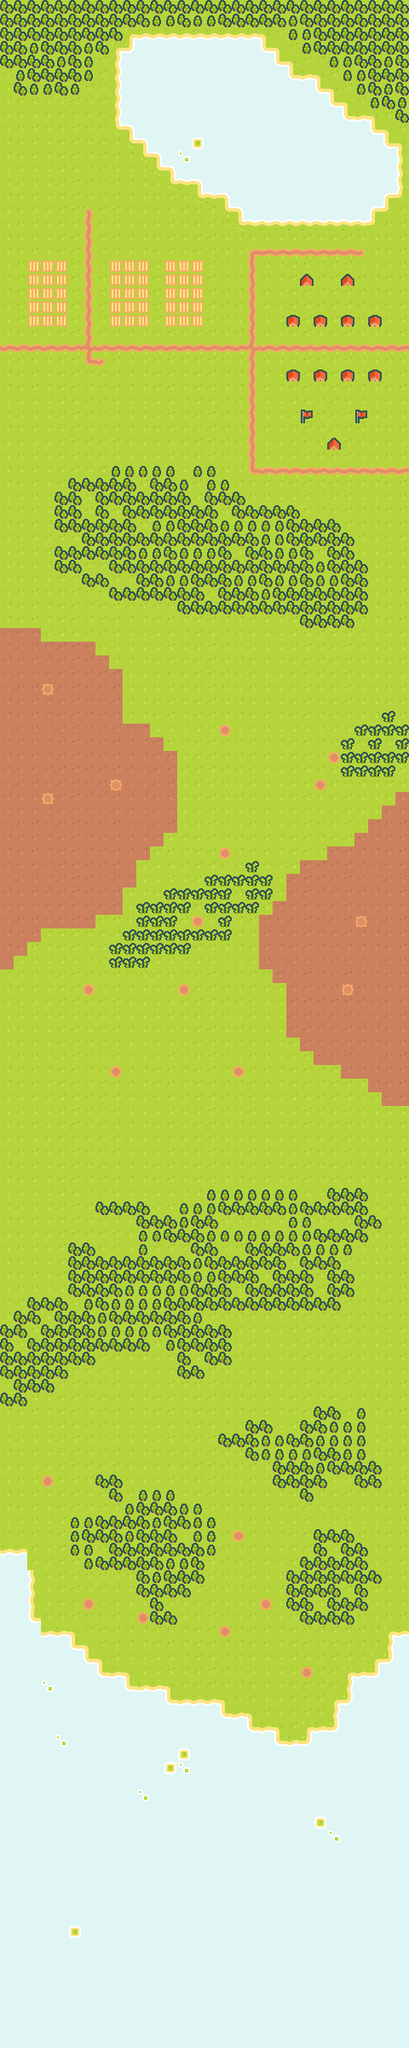

This is a level from a 2D game, rendered from its Tiled map with the project's own tilesets. A one-line summary and the map file follow, with tile-layer data summarised:
An orthogonal 30x150 tile map with 16x16 px tiles, 1 tile layer (Background), 2 tilesets and 39 objects (32x enemy-airplane, 3x enemy-tank, 2x group-spawn).

<map version="1.9" tiledversion="1.9.2" orientation="orthogonal" renderorder="right-down" width="30" height="150" tilewidth="16" tileheight="16" infinite="0" nextlayerid="4" nextobjectid="90">
 <tileset firstgid="1" source="tiles.tsx" />
 <tileset firstgid="121" source="airplanes.tsx" />
 <layer id="1" name="Background" width="30" height="150">
  <data>[4500 cells, 4500 non-empty, 33 distinct tile ids]</data>
 </layer>
 <objectgroup id="3" name="Ground Units" class="enemy-tank">
  <object id="42" class="enemy-tank" gid="29" x="392" y="552" width="16" height="16">
   <properties>
    <property name="path" type="object" value="43" />
    <property name="speed" type="float" value="0.5" />
   </properties>
  </object>
  <object id="43" x="376" y="552">
   <polyline points="0,0 -80,0 -80,-144 -180,-144" />
  </object>
  <object id="46" class="enemy-tank" gid="29" x="96" y="976" width="16" height="16">
   <properties>
    <property name="speed" type="float" value="0" />
   </properties>
  </object>
  <object id="47" class="enemy-tank" gid="29" x="36" y="1060" width="16" height="16">
   <properties>
    <property name="speed" type="float" value="0" />
   </properties>
  </object>
 </objectgroup>
 <objectgroup id="2" name="Air Units">
  <object id="4" class="enemy-airplane" gid="142" x="176" y="1712" width="32" height="32" rotation="180">
   <properties>
    <property name="spawn" type="object" value="25" />
   </properties>
  </object>
  <object id="31" class="enemy-airplane" gid="142" x="304" y="1584" width="32" height="32" rotation="180">
   <properties>
    <property name="spawn" type="object" value="30" />
   </properties>
  </object>
  <object id="26" class="enemy-airplane" gid="142" x="176" y="1680" width="32" height="32" rotation="180">
   <properties>
    <property name="spawn" type="object" value="25" />
   </properties>
  </object>
  <object id="32" class="enemy-airplane" gid="142" x="304" y="1552" width="32" height="32" rotation="180">
   <properties>
    <property name="spawn" type="object" value="30" />
   </properties>
  </object>
  <object id="27" class="enemy-airplane" gid="142" x="176" y="1648" width="32" height="32" rotation="180">
   <properties>
    <property name="spawn" type="object" value="25" />
   </properties>
  </object>
  <object id="33" class="enemy-airplane" gid="142" x="304" y="1520" width="32" height="32" rotation="180">
   <properties>
    <property name="spawn" type="object" value="30" />
   </properties>
  </object>
  <object id="25" name="group-spawn-1" class="group-spawn" x="176" y="1728">
   <point />
  </object>
  <object id="30" name="group-spawn-2" class="group-spawn" x="304" y="1600">
   <point />
  </object>
  <object id="52" class="enemy-airplane" gid="142" x="92" y="1052" width="32" height="32" rotation="145.724" />
  <object id="53" class="enemy-airplane" gid="142" x="56" y="1052" width="32" height="32" rotation="145.724" />
  <object id="54" class="enemy-airplane" gid="142" x="16" y="1052" width="32" height="32" rotation="145.724" />
  <object id="61" class="enemy-airplane" gid="142" x="460" y="1292" width="32" height="32" rotation="-145.72" />
  <object id="83" class="enemy-airplane" gid="142" x="460" y="1148" width="32" height="32" rotation="-145.72" />
  <object id="62" class="enemy-airplane" gid="142" x="424" y="1292" width="32" height="32" rotation="-145.72" />
  <object id="82" class="enemy-airplane" gid="142" x="424" y="1148" width="32" height="32" rotation="-145.72" />
  <object id="63" class="enemy-airplane" gid="142" x="384" y="1292" width="32" height="32" rotation="-145.72" />
  <object id="81" class="enemy-airplane" gid="142" x="384" y="1148" width="32" height="32" rotation="-145.72" />
  <object id="64" class="enemy-airplane" gid="142" x="52" y="1748" width="32" height="32" rotation="180">
   <properties>
    <property name="speed" type="float" value="1.2" />
   </properties>
  </object>
  <object id="66" class="enemy-airplane" gid="142" x="496" y="716" width="32" height="32" rotation="-90">
   <properties>
    <property name="path" type="object" value="71" />
    <property name="speed" type="float" value="1.5" />
   </properties>
  </object>
  <object id="67" class="enemy-airplane" gid="142" x="532" y="716" width="32" height="32" rotation="-90">
   <properties>
    <property name="path" type="object" value="71" />
    <property name="speed" type="float" value="1.5" />
   </properties>
  </object>
  <object id="68" class="enemy-airplane" gid="142" x="568" y="716" width="32" height="32" rotation="-90">
   <properties>
    <property name="path" type="object" value="71" />
    <property name="speed" type="float" value="1.5" />
   </properties>
  </object>
  <object id="70" class="enemy-airplane" gid="142" x="604" y="716" width="32" height="32" rotation="-90">
   <properties>
    <property name="path" type="object" value="71" />
    <property name="speed" type="float" value="1.5" />
   </properties>
  </object>
  <object id="71" x="472" y="748">
   <polyline points="-4,-36 -244,-44 -296,-36 -360,-20 -400,4 -416,68 -396,136 -320,188 -224,204" />
  </object>
  <object id="72" class="enemy-airplane" gid="142" x="128" y="308" width="32" height="32" rotation="180" />
  <object id="77" class="enemy-airplane" gid="142" x="268" y="192" width="32" height="32" rotation="180" />
  <object id="80" class="enemy-airplane" gid="142" x="440" y="104" width="32" height="32" rotation="180" />
  <object id="73" class="enemy-airplane" gid="142" x="92" y="308" width="32" height="32" rotation="180" />
  <object id="76" class="enemy-airplane" gid="142" x="232" y="192" width="32" height="32" rotation="180" />
  <object id="79" class="enemy-airplane" gid="142" x="404" y="104" width="32" height="32" rotation="180" />
  <object id="74" class="enemy-airplane" gid="142" x="52" y="308" width="32" height="32" rotation="180" />
  <object id="75" class="enemy-airplane" gid="142" x="192" y="192" width="32" height="32" rotation="180" />
  <object id="78" class="enemy-airplane" gid="142" x="364" y="104" width="32" height="32" rotation="180" />
  <object id="87" class="enemy-airplane" gid="142" x="292" y="608" width="32" height="32" rotation="180" />
  <object id="88" class="enemy-airplane" gid="142" x="256" y="608" width="32" height="32" rotation="180" />
  <object id="89" class="enemy-airplane" gid="142" x="216" y="608" width="32" height="32" rotation="180" />
 </objectgroup>
</map>
